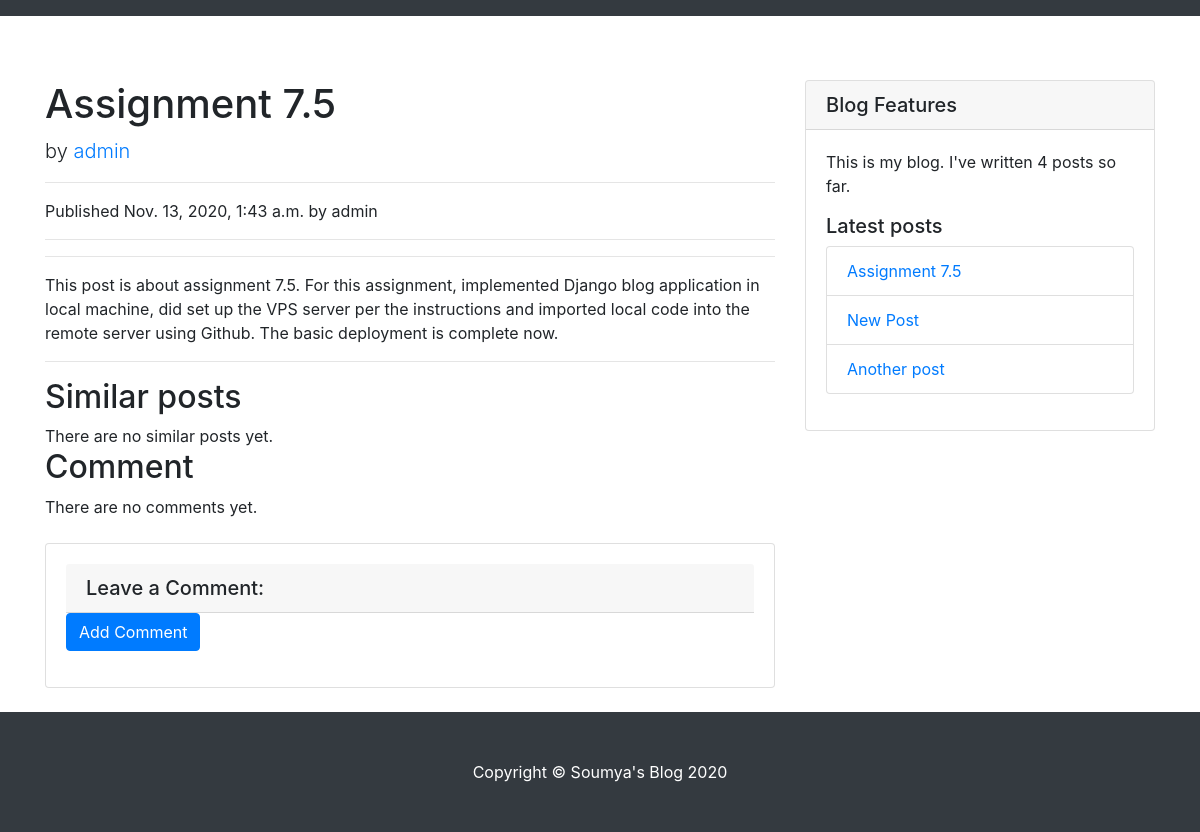
Page /blog/2020/11/13/assignment-75/ on the committed database.
### blog/models.py (models this page shows, shortened)
class Post(models.Model):
    def get_absolute_url(self):
        return reverse('blog:post_detail',
                args=[self.publish.year,
                    self.publish.month,
                    self.publish.day, self.slug])
    objects = models.Manager() # The default manager.
    published = PublishedManager() # Our custom manager.
    STATUS_CHOICES = (
            ('draft', 'Draft'),
            ('published', 'Published'),
            )
    title = models.CharField(max_length=250)
    slug = models.SlugField(max_length=250,
            unique_for_date='publish')
    author = models.ForeignKey(User,
            on_delete=models.CASCADE,
            related_name='blog_posts')
    body = models.TextField()
    publish = models.DateTimeField(default=timezone.now)
    created = models.DateTimeField(auto_now_add=True)
    updated = models.DateTimeField(auto_now=True)
    status = models.CharField(max_length=10,
            choices=STATUS_CHOICES,
            default='draft')
    class Meta:
        ordering = ('-publish',)

### blog/views.py (the view)
def post_detail(request, year, month, day, post):
    post = get_object_or_404(Post, slug=post,
            status='published',
            publish__year=year,
            publish__month=month,
            publish__day=day)
    return render(request,
            'blog/post/detail.html',
            {'post': post})

### blog/models.py (called while the page is built)
    def get_queryset(self):
        return super(PublishedManager,
                    self).get_queryset()\
                        .filter(status='published')

### blog/templatetags/blog_tags.py (called while the page is built)
@register.simple_tag
def total_posts():
    return Post.published.count()

@register.inclusion_tag('blog/post/latest_posts.html')
def show_latest_posts(count=5):
    latest_posts = Post.published.order_by('-publish')[:count]
    return {'latest_posts': latest_posts}

@register.filter(name='markdown')
def markdown_format(text):
    return mark_safe(markdown.markdown(text))

### blog/templates/blog/post/detail.html (shortened to what this page needs)
{% extends "blog/base.html" %}
{% load blog_tags %}
{% load crispy_forms_tags %}
{% block content %}
<div class="col-lg-8">
    <h1 class="mt-4">{{ post.title }}</h1>
    <p class="lead">
        by <a href="#">{{ post.author }}</a>
    </p>
    <hr>
    <p class="date">
        Published {{ post.publish }} by {{ post.author }}
    </p>
    <hr>
    <hr>
    {{ post.body|markdown }}
    <hr>
    <h2>Similar posts</h2>
    {% for post in similar_posts %}
    <p>
        <a href="{{ post.get_absolute_url }}">{{ post.title }}</a>
    </p>
    {% empty %}
    There are no similar posts yet.
    {% endfor %}
    {% with comments.count as total_comments %}
        <h2>
            {{ total_comments }} Comment{{ total_comments|pluralize }}
        </h2>
    {% endwith %}
    {% for comment in comments %}
        <div class="media mb-4">
            <img class="d-flex mr-3 rounded-circle" src="http://placehold.it/50x50" alt="">
            <div class="media-body">
                <h5 class="mt-0">Comment {{ forloop.counter }} by {{ comment.name }}</h5>
                {{ comment.created }}
                {{ comment.body|linebreaks }}
            </div>
        </div>
        {% empty %}
        <p>There are no comments yet.</p>
    {% endfor %}
    <div class="card my-4">
        <div class="card-body">
        {% if new_comment %}
            <h5 class="card-header">Your comment has been added.</h5>
        {% else %}
            <h5 class="card-header">Leave a Comment:</h5>
            <form class="form-group" method="post">
                <button type="submit" class="btn btn-primary">Add Comment</button>
            </form>
        {% endif %}
        </div>
    </div>
</div>
{% endblock %}

### blog/templates/blog/post/latest_posts.html
<ul class="list-group">
    {% for post in latest_posts %}
        <li class="list-group-item list-group-item-action">
            <a href="{{ post.get_absolute_url }}">{{ post.title }}</a>
        </li>
    {% endfor %}
</ul>

### blog/static/css/blog.css (style rules this page uses)
body { padding-top: 56px; }

### rows in the picture
Post: title "Assignment 7.5", author "admin", publish "Nov. 13, 2020, 1:43 a.m.", body "This post is about assignment 7.5. For this assignment, implemented Django blog application in local machine, did set up the VPS server per the instructions and imported local code into the remote server using Github. The basic deployment is complete now."
Post: title "New Post"
Post: title "Another post"
